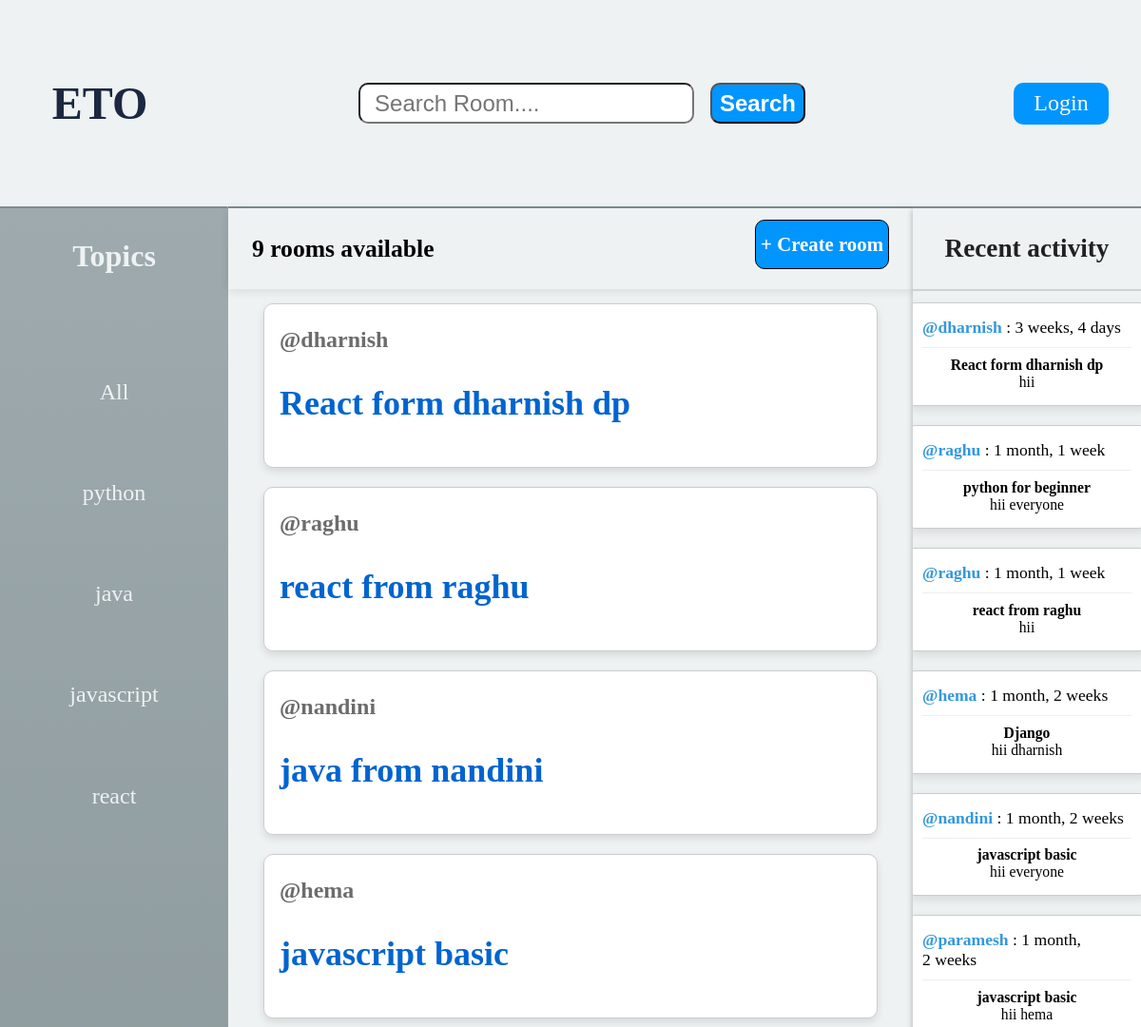
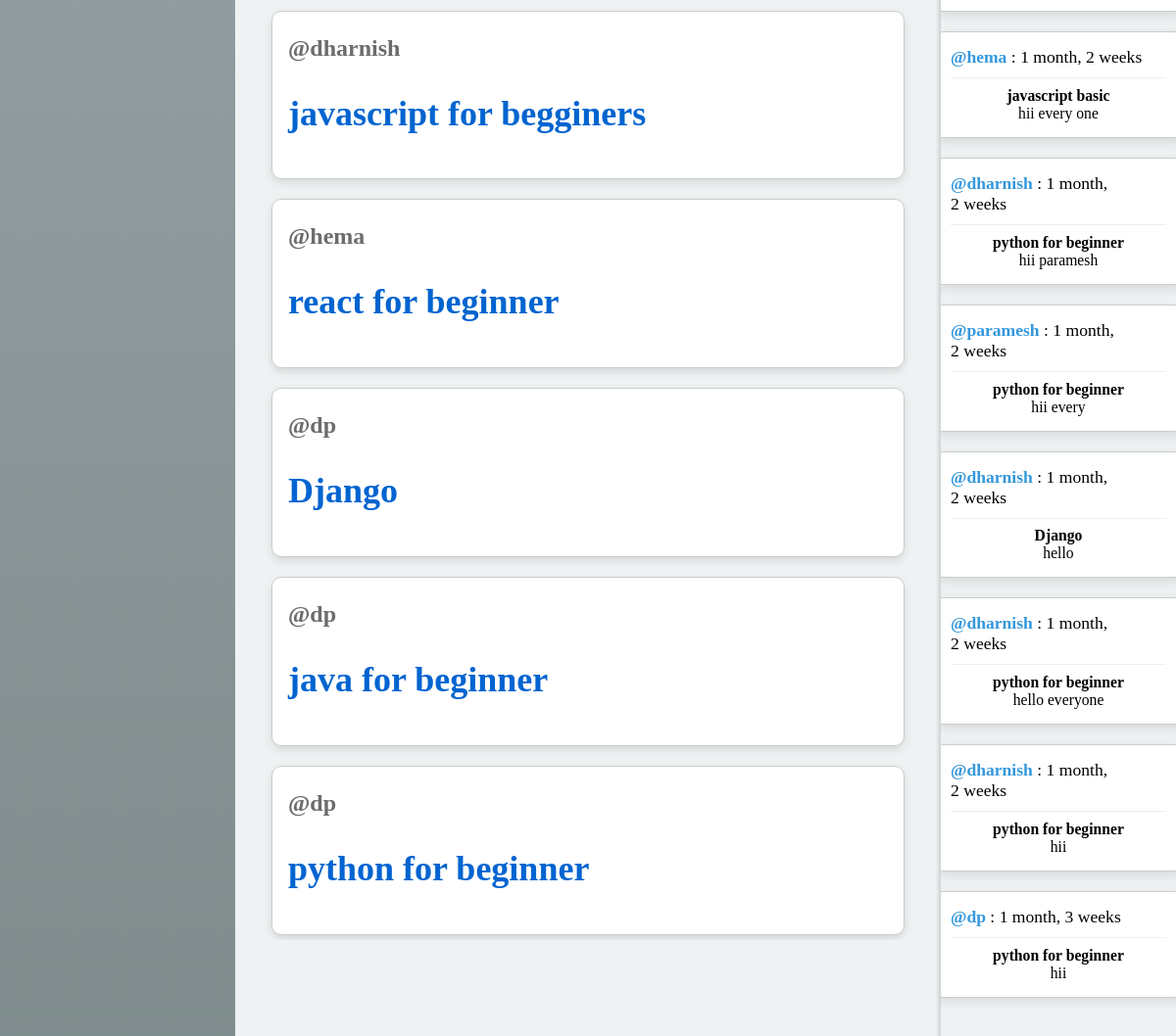
The page / on the database its author committed (2 pictures, top to bottom).
### base/models.py (models this page shows, shortened)
class Topic(models.Model):
    name = models.CharField(max_length = 200)

class Room(models.Model):
    host = models.ForeignKey(User,on_delete=models.SET_NULL,null=True)
    topic = models.ForeignKey(Topic,on_delete=models.SET_NULL,null=True)
    name = models.CharField(max_length = 200)
    description = models.TextField(null = True)
    participants = models.ManyToManyField(User,related_name="participants",blank=True)
    updated = models.DateTimeField(auto_now = True)
    created = models.DateTimeField(auto_now_add = True)
    class Meta:
        ordering = ['-created','-updated']
    def __str__(self):
        return self.name

class Message(models.Model):
    user = models.ForeignKey(User,on_delete=models.CASCADE)
    room = models.ForeignKey(Room,on_delete=models.CASCADE)
    body = models.TextField()
    updated = models.DateTimeField(auto_now = True)
    created = models.DateTimeField(auto_now_add = True)

### base/views.py (the view)
# urls.py: path('',views.home,name="home"),
def home(request):
    topics = Topic.objects.all()
    q = request.GET.get('q') if request.GET.get('q')!=None else ""
    data = Room.objects.filter(
        Q(topic__name__icontains=q) |
        Q(name__icontains=q)
        )
    roomcount = data.count()
    room_messages = Message.objects.filter(Q(room__topic__name__icontains=q)).order_by('-created')
    context = {'data':data,'topic':topics,'search':q,'roomcount':roomcount,'loginpage':True,'room_message':room_messages}
    return render(request,"base/home.html",context)

### base/templates/base/home.html
{% extends "main.html" %}
{% block content %}
<div class="parent">
    <div class="topic">
        {% include 'base/topic_component.html' %}
    </div>
    <div class="center">
        <div>
            <div class='link'>
                <div>
                    <h2> {{roomcount}} rooms available </h2>
                </div>
                <div class='create'>
                    <a href = '{% url "create-room" %}'>+ Create room</a>
                </div>
            </div>
            <div class="room">
                {% include 'base/feed_component.html' %}
            </div>
        </div>
    </div>
    <div class="activity_part">
        {% include 'base/activity_component.html' %}
    </div>
</div>
{% endblock content %}

### base/templates/base/topic_component.html
<div><p>Topics</p></div>
<div class='all'> <a href="{% url 'home' %}"> All </a> </div>
{% for t in topic %}
    <div class='remaining'> <a href="{% url 'home' %}?q={{t.name}}"> {{t.name}} </a> </div>
{% endfor %}

### base/templates/base/feed_component.html (shortened to what this page needs)
<div class="activity">
{% for d in data %}
    <div class="feed_cards">
        <div class="profile_name"><h4> <a href="{% url 'profile' d.host.id %}"><span> @{{d.host}} </span></a> </h4></div>
        <h2> <a href='{% url "room" d.id %}'> {{d.name}} </a> </h2>
     </div>
{% endfor %}
</div>

### base/templates/base/activity_component.html
<div class="recent">
    <h3> Recent activity </h3>
</div>
<div class='cards'>
    {% for messag in room_message%}
        <div class="card">
            <a href="{% url 'profile' messag.user.id %}"><span> @{{messag.user}} </span></a>
            : {{messag.created | timesince}}
            <hr/>
            <div class="room_name">
                {{messag.room}}
            </div>
            <div>
                {{messag.body}}
            </div>
        </div>
    {% endfor %}
</div>

### static/styles/main.css (style rules this page uses)
body { margin: 0px; font-size: 25px; background-color: #eef2f3; }
.parent { display: grid; grid-template-columns: 1fr 3fr 1fr; }
.parent > .topic { display: flex; flex-direction: column; gap: 4%; align-items: center; background: linear-gradient(to bottom, #9eaaae, #7f8c8d); color:#eef2f3; border-top-right-radius: 2px; height: 90vh; border-top: 2px solid #7f8c8d; }
.parent > .topic > div > p { font-size: 2rem; font-weight: bolder; display:inline-block; }
.parent > .topic > div > a { text-decoration: none; color:#eef2f3; font-size: 1.5rem; }
.parent > .activity_part { display: flex; align-items: center; flex-direction: column; background-color: #eef2f3; height: 90vh; overflow: auto; border-top: 2px solid #7f8c8d; box-shadow: 0 4px 6px rgba(0, 0, 0, 0.3); }
.parent > .activity_part > div > h3 { text-align: center; font-size: 1.7rem; color: #202222; }
.parent > .activity_part > div.cards { overflow: auto; border-top: 2px solid rgba(136, 136, 136, 0.3); }
.cards { display: flex; flex-wrap: wrap; justify-content: space-around; padding: 2px; }
.card { border: 1px solid #ccc; border-radius: 8px; box-shadow: 2px 4px 12px rgba(0, 0, 0, 0.1); margin: 10px; padding: 15px; flex-shrink: 1; width: 220px; background-color: #fff; font-size: 1.1rem; }
.card a { text-decoration: none; color: #3498db; font-weight: bold; }
.card hr { margin-top: 10px; border: none; border-top: 1px solid #eee; }
.card div { font-size: 0.98rem; text-align: center; }
.card > div.room_name { font-weight: bold; }
.card span { font-weight: bold; }
.parent > .center { background-color: #eef2f3; border-top: 2px solid #7f8c8d; }
.parent > .center > div > .room > .activity { height: 80vh; overflow: auto; }
.parent > .center > div > div.link { display: flex; justify-content: space-between; padding: 6.5px 25px 6.5px 25px; box-shadow: 0 2px 10px rgba(0, 0, 0, 0.1); }
.parent > .center > div > div.link > div > h2 { align-self: flex-end; font-size: 1.6rem; }
.parent > .center > div > div.link > div > a { text-decoration: none; color: #fff; }
.parent > .center > div > div.link > div > a { font-size: 1.3rem; }
.parent > .center > div > div.link > div.create { display: flex; flex-direction: column; justify-content: center; height: 40px; background-color: #0095ff; border: 1px solid black; border-radius: 10px; text-align: center; transition: all 0.5s; position: relative; top: 5px; font-weight: bolder; padding: 5px; transition: all 0.3s; }
.activity { display: flex; flex-direction: column; gap: 20px; align-items:center; justify-content: start; box-sizing: border-box; padding-bottom: 30px; }
.feed_cards { font-size: 1.5rem; width: 85%; border: 1px solid #ccc; border-radius: 10px; padding: 16px; box-shadow: 0 4px 8px rgba(0, 0, 0, 0.1); background-color: #fff; position: relative; top: 15px; }
.feed_cards .profile_name h4 a { text-decoration: none; color: #6c6c6c; transition: all 0.5s; }
.feed_cards h2 a { text-decoration: none; color: #0064d0; transition: all 0.3s; }
.feed_cards h4 { margin-top: 8px; }

### rows shown on the page
Topic: name "python"
Topic: name "java"
Topic: name "javascript"
Topic: name "react"
Room: host "dharnish", name "React form dharnish dp"
Room: host "raghu", name "react from raghu"
Room: host "nandini", name "java from nandini"
Room: host "hema", name "javascript basic"
Room: host "dharnish", name "javascript for begginers"
Room: host "hema", name "react for beginner"
Room: host "dp", name "Django"
Room: host "dp", name "java for beginner"
Room: host "dp", name "python for beginner"
Message: user "dharnish", created "3 weeks, 4 days", room "React form dharnish dp", body "hii"
Message: user "raghu", created "1 month, 1 week", room "python for beginner", body "hii everyone"
Message: user "raghu", created "1 month, 1 week", room "react from raghu", body "hii"
Message: user "hema", created "1 month, 2 weeks", room "Django", body "hii dharnish"
Message: user "nandini", created "1 month, 2 weeks", room "javascript basic", body "hii everyone"
Message: user "paramesh", created "1 month, 2 weeks", room "javascript basic", body "hii hema"
Message: user "hema", created "1 month, 2 weeks", room "javascript basic", body "hii every one"
Message: user "dharnish", created "1 month, 2 weeks", room "python for beginner", body "hii paramesh"
Message: user "paramesh", created "1 month, 2 weeks", room "python for beginner", body "hii every"
Message: user "dharnish", created "1 month, 2 weeks", room "Django", body "hello"
Message: user "dharnish", created "1 month, 2 weeks", room "python for beginner", body "hello everyone"
Message: user "dharnish", created "1 month, 2 weeks", room "python for beginner", body "hii"
Message: user "dp", created "1 month, 3 weeks", room "python for beginner", body "hii"

### other values the page prints
{{ roomcount }} "9"
